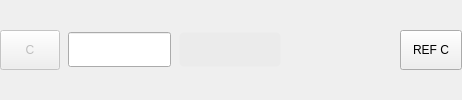
       <widget class="QWidget" name="dros_c_layout" native="true">
        <property name="minimumSize">
         <size>
          <width>0</width>
          <height>42</height>
         </size>
        </property>
        <layout class="QHBoxLayout" name="z_axis_dro_layout_10">
         <property name="spacing">
          <number>8</number>
         </property>
         <property name="leftMargin">
          <number>0</number>
         </property>
         <property name="topMargin">
          <number>2</number>
         </property>
         <property name="rightMargin">
          <number>0</number>
         </property>
         <property name="bottomMargin">
          <number>2</number>
         </property>
         <item>
          <widget class="MDIButton" name="zero_c_button">
           <property name="enabled">
            <bool>false</bool>
           </property>
           <property name="sizePolicy">
            <sizepolicy hsizetype="Preferred" vsizetype="Preferred">
             <horstretch>0</horstretch>
             <verstretch>0</verstretch>
            </sizepolicy>
           </property>
           <property name="minimumSize">
            <size>
             <width>60</width>
             <height>40</height>
            </size>
           </property>
           <property name="maximumSize">
            <size>
             <width>60</width>
             <height>40</height>
            </size>
           </property>
           <property name="styleSheet">
            <string notr="true">MDIButton {
   	font: 17pt &quot;Bebas Kai&quot;;
}</string>
           </property>
           <property name="text">
            <string>C</string>
           </property>
           <property name="icon">
            <iconset resource="../../../../src/probe_basic/probe_basic.qrc">
             <normaloff>:/images/zero.png</normaloff>:/images/zero.png</iconset>
           </property>
           <property name="iconSize">
            <size>
             <width>20</width>
             <height>20</height>
            </size>
           </property>
           <property name="rules" stdset="0">
            <string>[
    {
        &quot;channels&quot;: [
            {
                &quot;url&quot;: &quot;status:g5x_index&quot;,
                &quot;trigger&quot;: true,
                &quot;type&quot;: &quot;int&quot;
            }
        ],
        &quot;expression&quot;: &quot;&quot;,
        &quot;name&quot;: &quot;G5x Index&quot;,
        &quot;property&quot;: &quot;None&quot;
    }
]</string>
           </property>
           <property name="MDICommand" stdset="0">
            <string>G10 L20 P{ch[0]} C0.0</string>
           </property>
          </widget>
         </item>
         <item>
          <widget class="DROLineEdit" name="dro_entry_c_main">
           <property name="sizePolicy">
            <sizepolicy hsizetype="Preferred" vsizetype="Fixed">
             <horstretch>1</horstretch>
             <verstretch>0</verstretch>
            </sizepolicy>
           </property>
           <property name="minimumSize">
            <size>
             <width>100</width>
             <height>35</height>
            </size>
           </property>
           <property name="focusPolicy">
            <enum>Qt::ClickFocus</enum>
           </property>
           <property name="styleSheet">
            <string notr="true">DROLineEdit{
    border-style: transparant;
    border-color: rgb(235, 235, 235);
    border-width: 1px;
    border-radius: 5px;
    color: black;
    background: rgb(235, 235, 235);
    padding-right: 2px;
    font: 17pt &quot;Bebas Kai&quot;;
}</string>
           </property>
           <property name="alignment">
            <set>Qt::AlignRight|Qt::AlignTrailing|Qt::AlignVCenter</set>
           </property>
           <property name="referenceType" stdset="0">
            <number>1</number>
           </property>
           <property name="axisNumber" stdset="0">
            <number>5</number>
           </property>
           <property name="inchFormat" stdset="0">
            <string>%9.4f</string>
           </property>
           <property name="millimeterFormat" stdset="0">
            <string>%10.3f</string>
           </property>
           <property name="degreeFormat" stdset="0">
            <string>%10.2f</string>
           </property>
           <property name="latheMode" stdset="0">
            <number>0</number>
           </property>
          </widget>
         </item>
         <item>
          <widget class="DROLabel" name="drolabel_machine_c">
           <property name="sizePolicy">
            <sizepolicy hsizetype="Preferred" vsizetype="Fixed">
             <horstretch>1</horstretch>
             <verstretch>0</verstretch>
            </sizepolicy>
           </property>
           <property name="minimumSize">
            <size>
             <width>100</width>
             <height>35</height>
            </size>
           </property>
           <property name="styleSheet">
            <string notr="true">QLabel{
    border-style: transparent;
    border-color: rgb(235, 235, 235);
    border-width: 1px;
    border-radius: 5px;
    color: black;
    background: rgb(235, 235, 235);
	font: 17pt;
    padding-right: 2px;
    font: 17pt &quot;Bebas Kai&quot;;
}

QLabel[style=&quot;unhomed&quot;]{
   color: red;
}

QLabel[style=&quot;homing&quot;]{
   color: rgb(196, 160, 0);
}</string>
           </property>
           <property name="alignment">
            <set>Qt::AlignRight|Qt::AlignTrailing|Qt::AlignVCenter</set>
           </property>
           <property name="referenceType" stdset="0">
            <number>0</number>
           </property>
           <property name="axisNumber" stdset="0">
            <number>5</number>
           </property>
           <property name="inchFormat" stdset="0">
            <string>%9.4f</string>
           </property>
           <property name="millimeterFormat" stdset="0">
            <string>%10.3f</string>
           </property>
           <property name="degreeFormat" stdset="0">
            <string>%10.2f</string>
           </property>
           <property name="latheMode" stdset="0">
            <number>0</number>
           </property>
          </widget>
         </item>
         <item>
          <widget class="DROLabel" name="dro_dtg_c">
           <property name="sizePolicy">
            <sizepolicy hsizetype="Preferred" vsizetype="Fixed">
             <horstretch>1</horstretch>
             <verstretch>0</verstretch>
            </sizepolicy>
           </property>
           <property name="minimumSize">
            <size>
             <width>100</width>
             <height>35</height>
            </size>
           </property>
           <property name="styleSheet">
            <string notr="true">DROLabel{
    border-style: transparent;
    border-color: rgb(235, 235, 235);
    border-width: 1px;
    border-radius: 5px;
    color: black;
    background: rgb(235, 235, 235);
	font: 17pt;
    padding-right: 2px;
    font: 17pt &quot;Bebas Kai&quot;;
}

DROLabel[style=&quot;unhomed&quot;]{
   color: red;
}

DROLabel[style=&quot;homing&quot;]{
   color: rgb(196, 160, 0);
}</string>
           </property>
           <property name="alignment">
            <set>Qt::AlignRight|Qt::AlignTrailing|Qt::AlignVCenter</set>
           </property>
           <property name="referenceType" stdset="0">
            <number>2</number>
           </property>
           <property name="axisNumber" stdset="0">
            <number>5</number>
           </property>
           <property name="inchFormat" stdset="0">
            <string>%9.4f</string>
           </property>
           <property name="millimeterFormat" stdset="0">
            <string>%10.3f</string>
           </property>
           <property name="degreeFormat" stdset="0">
            <string>%10.2f</string>
           </property>
           <property name="latheMode" stdset="0">
            <number>0</number>
           </property>
          </widget>
         </item>
         <item>
          <widget class="ActionButton" name="ref_c_button_2">
           <property name="sizePolicy">
            <sizepolicy hsizetype="Preferred" vsizetype="Fixed">
             <horstretch>0</horstretch>
             <verstretch>0</verstretch>
            </sizepolicy>
           </property>
           <property name="minimumSize">
            <size>
             <width>62</width>
             <height>40</height>
            </size>
           </property>
           <property name="maximumSize">
            <size>
             <width>62</width>
             <height>40</height>
            </size>
           </property>
           <property name="focusPolicy">
            <enum>Qt::NoFocus</enum>
           </property>
           <property name="styleSheet">
            <string notr="true">QPushButton {
   	font: 15pt &quot;Bebas Kai&quot;;
}</string>
           </property>
           <property name="text">
            <string>REF C</string>
           </property>
           <property name="rules" stdset="0">
            <string>[{&quot;name&quot;: &quot;home_inhibit&quot;, &quot;property&quot;: &quot;Enable&quot;, &quot;expression&quot;: &quot;not (ch[0] or ch[1] or ch[2] or ch[3])&quot;, &quot;channels&quot;: [{&quot;url&quot;: &quot;status:joint.0.homing&quot;, &quot;trigger&quot;: true}, {&quot;url&quot;: &quot;status:joint.1.homing&quot;, &quot;trigger&quot;: true}, {&quot;url&quot;: &quot;status:joint.2.homing&quot;, &quot;trigger&quot;: true}, {&quot;url&quot;: &quot;status:joint.3.homing&quot;, &quot;trigger&quot;: true}]}]</string>
           </property>
           <property name="actionName" stdset="0">
            <string>machine.home.axis:c</string>
           </property>
          </widget>
         </item>
        </layout>
       </widget>
